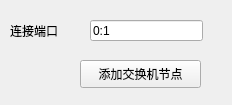
<?xml version="1.0" encoding="UTF-8"?>
<ui version="4.0">
 <class>addSw2Sw</class>
 <widget class="QWidget" name="addSw2Sw">
  <property name="geometry">
   <rect>
    <x>0</x>
    <y>0</y>
    <width>232</width>
    <height>105</height>
   </rect>
  </property>
  <property name="windowTitle">
   <string>Form</string>
  </property>
  <widget class="QPushButton" name="addBtn">
   <property name="geometry">
    <rect>
     <x>80</x>
     <y>60</y>
     <width>121</width>
     <height>28</height>
    </rect>
   </property>
   <property name="text">
    <string>添加交换机节点</string>
   </property>
  </widget>
  <widget class="QLabel" name="label">
   <property name="geometry">
    <rect>
     <x>10</x>
     <y>10</y>
     <width>131</width>
     <height>41</height>
    </rect>
   </property>
   <property name="text">
    <string>连接端口</string>
   </property>
  </widget>
  <widget class="QLineEdit" name="linkEdit">
   <property name="geometry">
    <rect>
     <x>90</x>
     <y>20</y>
     <width>113</width>
     <height>21</height>
    </rect>
   </property>
   <property name="text">
    <string>0:1</string>
   </property>
  </widget>
 </widget>
 <resources/>
 <connections/>
</ui>
